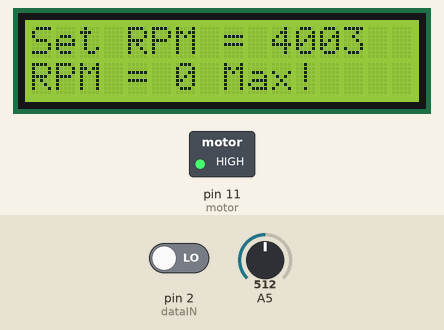
A sketch run on a simulated Arduino Uno, built with avr-gcc and run on an emulated ATmega328P. Shown: 16×2 character LCD, switched loads named in the sketch (green lamp = pin HIGH). Inputs (shaded band) come from the test bench; at power-on: A5 = 512, pin 2 (dataIN) LOW.

Above: at 1.2 s.
1.3 s: A5 set to 716
At 2.5 s:
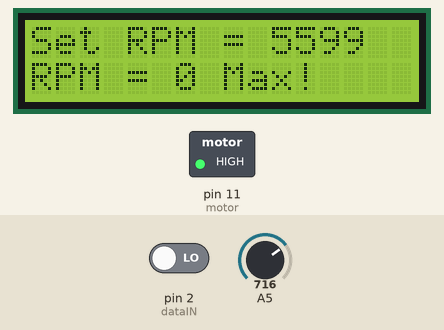
2.8 s: pin 2 (dataIN) driven HIGH
At 3.2 s:
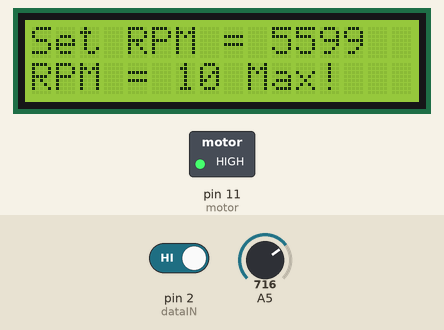
4.3 s: A5 set to 3
At 5.2 s:
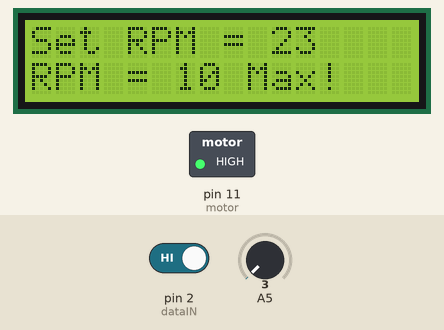
5.8 s: A5 set to 0
At 6.5 s:
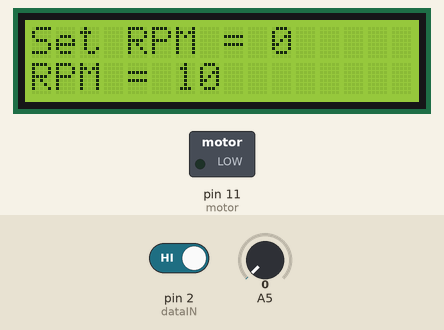
7.3 s: A5 set to 110
At 8.1 s:
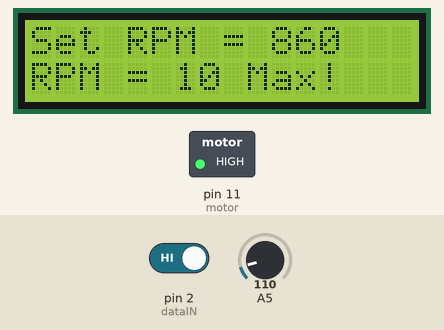
Timing chart, 0 to 9.9 s (numbered marks = the images above; inputs shaded):
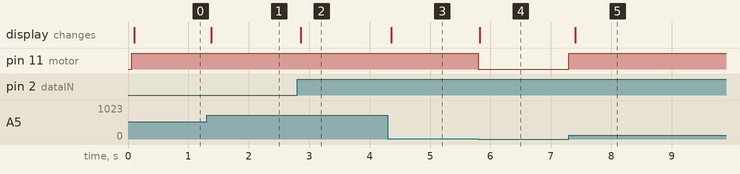

Measured:
- the behaviour switches between 2 and 1 on A5 (found by bisection; images 3 and 4)
- after the input at 1.3 s, the display: changes after 0.08 s (image 1)
- after the input at 2.8 s, the display: changes after 0.06 s (image 2)
- after the input at 4.3 s, the display: changes after 0.05 s (image 3)
- after the input at 5.8 s, pin 11 (motor): HIGH → LOW at once; the display: changes at once (image 4)
- after the input at 7.3 s, pin 11 (motor): LOW → HIGH at once; the display: changes after 0.10 s (image 5)

The sketch:

F4TXYR6IQB50RGI.ino
```cpp
#include <LiquidCrystal.h>

LiquidCrystal lcd(8,9,4,5,6,7);   //defining lcd pins

const int dataIN = 2; //IR sensor INPUT
const int motor = 11; // motor driver PWM
const int acc = 5; // Accuracy of output
const int N = 2; // No. of arms/reference points
int pwm = 0;

unsigned long prevmillis; // To store time
unsigned long duration; // To store time difference
unsigned long lcdrefresh; // To store time for LCD refresh

int setrpm;
int rpm; // RPM value

boolean currentstate; // Current state of IR input scan
boolean prevstate; // State of IR sensor in previous scan

void setup()
{
  pinMode(dataIN,INPUT);
  lcd.begin(16,2);
  prevmillis = 0;
  prevstate = LOW;
}

void loop()
{
 // Measure Actual RPM
 currentstate = digitalRead(dataIN); // Read IR sensor state
 if( prevstate != currentstate) // If there is change in input
   {
     if( currentstate == HIGH ) // If input changes only from LOW to HIGH
       {
         duration = ( micros() - prevmillis )*N; // Time difference between revolution in microsecond
         prevmillis = micros(); // store time for next revolution calculation
         rpm = (60000000/duration); // rpm = (1/ time millis)*1000*1000*60;
       }
   }
  prevstate = currentstate; // store this scan (prev scan) data for next scan

  // Measure RPM required
  setrpm = map(analogRead(5), 0, 1023, 0, 8000); // Read set value from analog pin 5 (0 & 8000 min. amd max. rpm)

  // Change PWM accordingly
  if( rpm > (setrpm*(1+(acc/100))) )   // If current RPM > required
   {
    pwm = pwm-1;     // Decrease PWM
    if(pwm = -1) {pwm = 0;}
    analogWrite(motor,pwm);
   }

  if( rpm < (setrpm*(1-(acc/100))) )   // If current RPM < required
   {
    pwm = pwm+1;     // Increase PWM
    if(pwm = 256) { pwm = 255; }
    analogWrite(motor,pwm);
   }

  // LCD Display
  if( ( millis()-lcdrefresh ) >= 100 )
    {
      lcd.clear();
      lcd.setCursor(0,0);
      lcd.print("Set RPM = ");
      lcd.print(setrpm);
      lcd.setCursor(0,1);
      lcd.print("RPM = ");
      lcd.print(rpm);
      if(pwm == 255 )
       { lcd.print(" Max!"); }  // If PWM = 255 ie. max value. Speed will not increase beyond that
      lcdrefresh = millis();
    }

}
```
